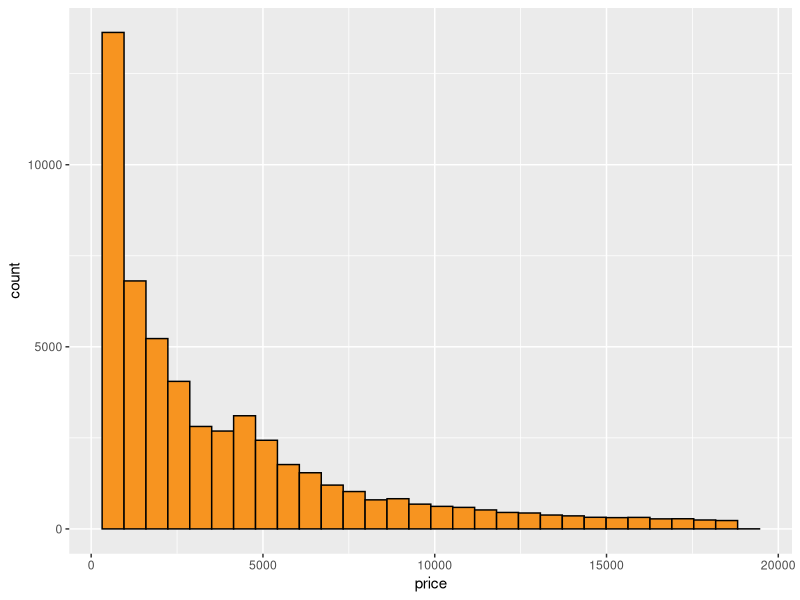
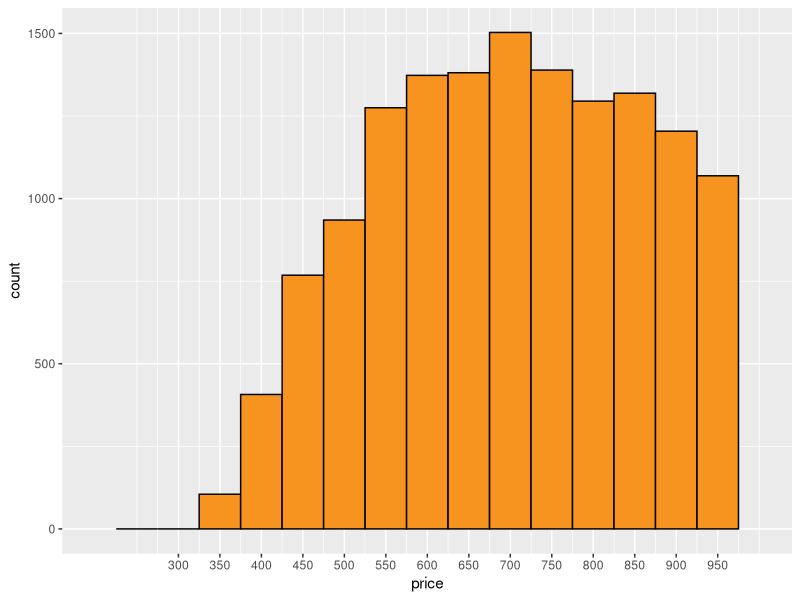
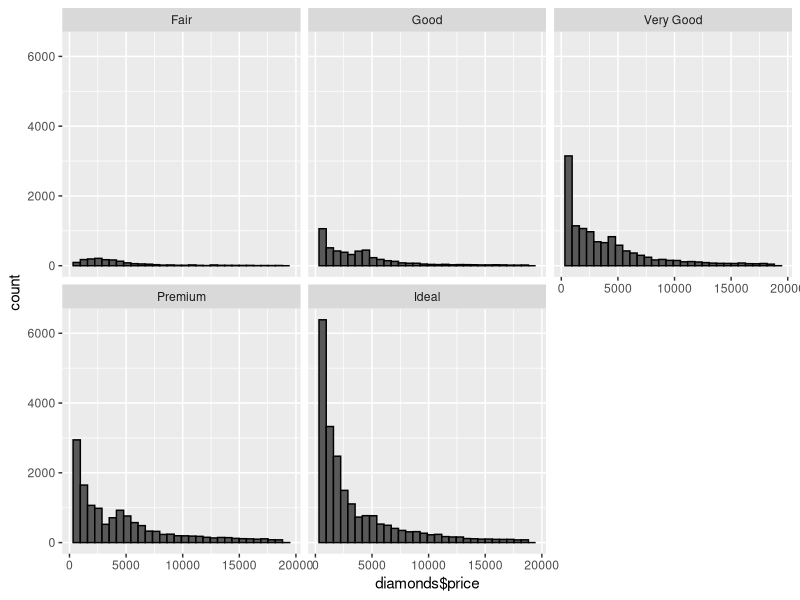
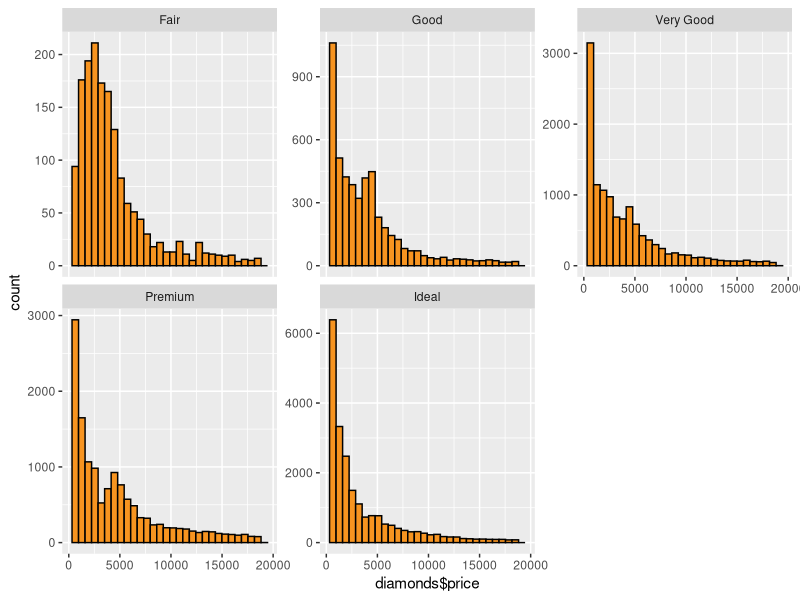
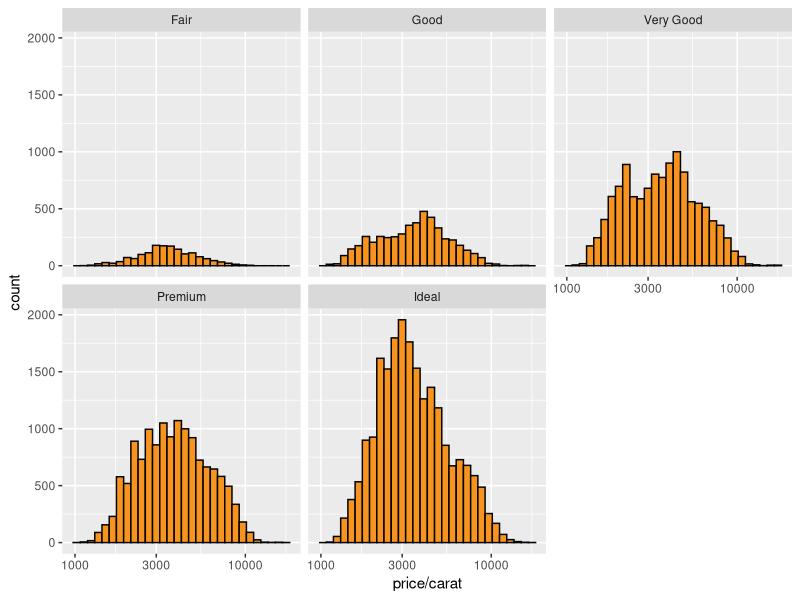
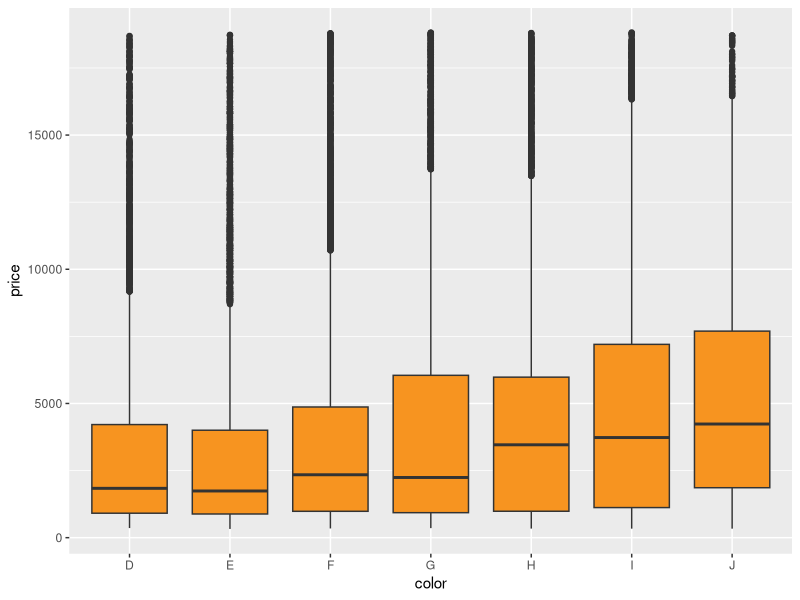
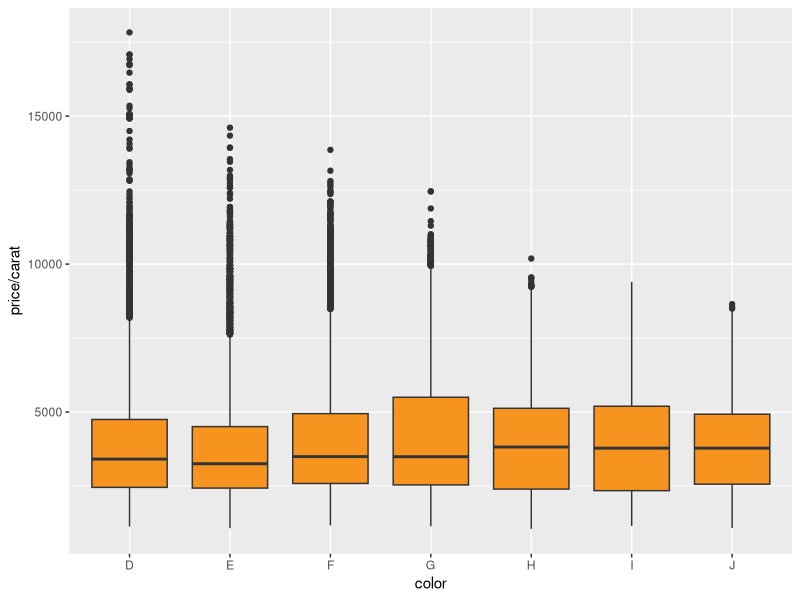
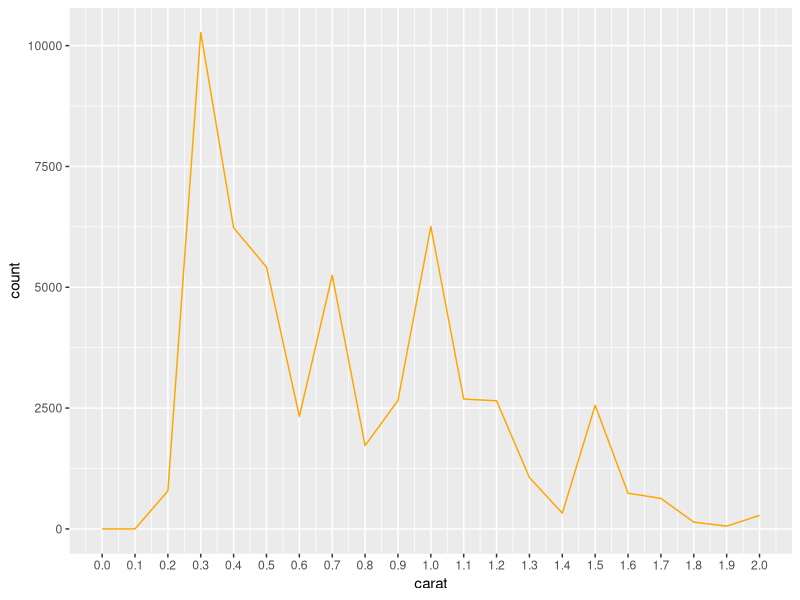

Write R code to recreate these figures, in order.
## ---- chunk 1
#install.packages('ggplot2')
library('ggplot2')
data(diamonds)
## ---- chunk 2
data(diamonds)
nrow(diamonds)
## ---- chunk 3
ncol(diamonds)
## ---- chunk 4
str(diamonds)
## ---- chunk 5
levels(diamonds$color)
## ---- chunk 6
ggplot(aes(x=price),data=diamonds)+
  geom_histogram(fill='#F79420',color='black')
## ---- chunk 7
mean(diamonds$price)
median(diamonds$price)
## ---- chunk 8
sum(diamonds$price < 500)
## ---- chunk 9
sum(diamonds$price < 250)
## ---- chunk 10
sum(diamonds$price >= 15000)
## ---- chunk 11
ggplot(aes(x=price),data = diamonds)+
  geom_histogram(color='black',fill='#F79420',binwidth = 50)+
  scale_x_continuous(limits = c(200,1000),breaks = seq(300,950,50))
## ---- chunk 12
ggplot(data=diamonds,aes(x=diamonds$price))+
  geom_histogram(color='black')+
  facet_wrap(~cut)
## ---- chunk 13
by(diamonds$price,diamonds$cut,summary)
## ---- chunk 14
ggplot(data=diamonds,aes(x=diamonds$price))+
  geom_histogram(color='black',fill='#F79420')+
  facet_wrap(~cut,scales = 'free_y')
## ---- chunk 15
ggplot(aes(x=price/carat),data=diamonds)+
  geom_histogram(color='black',fill='#F79420')+
  scale_x_log10()+
  facet_wrap(~cut)
## ---- chunk 16
ggplot(aes(x=color,y=price),data=diamonds)+
  geom_boxplot(fill='#F79420')

by(diamonds$price,diamonds$color,summary)
  
## ---- chunk 17
ggplot(aes(y=price/carat,x=color),data=diamonds)+
  geom_boxplot(fill='#F79420')
## ---- chunk 18
ggplot(aes(x=carat),data=diamonds)+
  geom_freqpoly(binwidth=0.1,color='orange')+
  scale_x_continuous(limits = c(0,2),breaks=seq(0,2,0.1))
